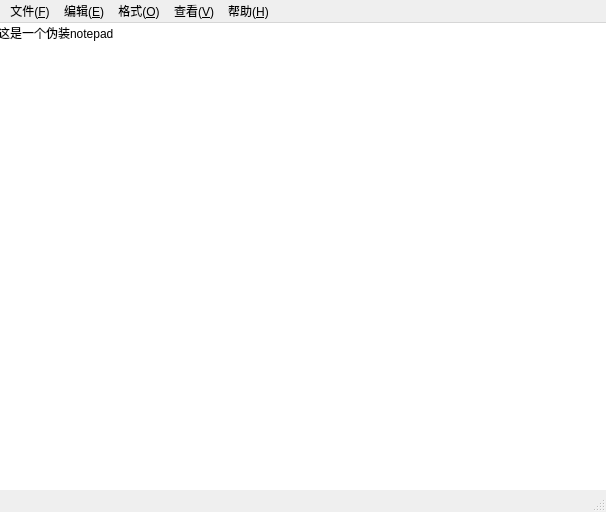
<?xml version="1.0" encoding="UTF-8"?>
<ui version="4.0">
 <class>MainWindow</class>
 <widget class="QMainWindow" name="MainWindow">
  <property name="geometry">
   <rect>
    <x>0</x>
    <y>0</y>
    <width>606</width>
    <height>512</height>
   </rect>
  </property>
  <property name="windowTitle">
   <string>记事本 BY GETF</string>
  </property>
  <property name="windowIcon">
   <iconset>
    <normaloff>image/1.ico</normaloff>image/1.ico</iconset>
  </property>
  <widget class="QWidget" name="centralWidget">
   <widget class="QTextEdit" name="textEdit">
    <property name="geometry">
     <rect>
      <x>-7</x>
      <y>-4</y>
      <width>621</width>
      <height>501</height>
     </rect>
    </property>
    <property name="html">
     <string>&lt;!DOCTYPE HTML PUBLIC &quot;-//W3C//DTD HTML 4.0//EN&quot; &quot;http://www.w3.org/TR/REC-html40/strict.dtd&quot;&gt;
&lt;html&gt;&lt;head&gt;&lt;meta name=&quot;qrichtext&quot; content=&quot;1&quot; /&gt;&lt;style type=&quot;text/css&quot;&gt;
p, li { white-space: pre-wrap; }
&lt;/style&gt;&lt;/head&gt;&lt;body style=&quot; font-family:'SimSun'; font-size:9pt; font-weight:400; font-style:normal;&quot;&gt;
&lt;p style=&quot; margin-top:0px; margin-bottom:0px; margin-left:0px; margin-right:0px; -qt-block-indent:0; text-indent:0px;&quot;&gt;这是一个伪装notepad&lt;/p&gt;
&lt;p style=&quot;-qt-paragraph-type:empty; margin-top:0px; margin-bottom:0px; margin-left:0px; margin-right:0px; -qt-block-indent:0; text-indent:0px;&quot;&gt;&lt;br /&gt;&lt;/p&gt;&lt;/body&gt;&lt;/html&gt;</string>
    </property>
   </widget>
  </widget>
  <widget class="QMenuBar" name="menuBar">
   <property name="geometry">
    <rect>
     <x>0</x>
     <y>0</y>
     <width>606</width>
     <height>26</height>
    </rect>
   </property>
   <widget class="QMenu" name="menu">
    <property name="title">
     <string>文件(&amp;F)</string>
    </property>
    <addaction name="actionNew"/>
    <addaction name="actionOpen"/>
    <addaction name="actionSave"/>
    <addaction name="actionSave_as"/>
    <addaction name="separator"/>
    <addaction name="actionSetup"/>
    <addaction name="actionPrint"/>
    <addaction name="separator"/>
    <addaction name="actionExit"/>
   </widget>
   <widget class="QMenu" name="menu_2">
    <property name="title">
     <string>编辑(&amp;E)</string>
    </property>
   </widget>
   <widget class="QMenu" name="menu1">
    <property name="title">
     <string>格式(&amp;O)</string>
    </property>
   </widget>
   <widget class="QMenu" name="menu2">
    <property name="title">
     <string>查看(&amp;V)</string>
    </property>
   </widget>
   <widget class="QMenu" name="menu3">
    <property name="title">
     <string>帮助(&amp;H)</string>
    </property>
   </widget>
   <addaction name="menu"/>
   <addaction name="menu_2"/>
   <addaction name="menu1"/>
   <addaction name="menu2"/>
   <addaction name="menu3"/>
  </widget>
  <widget class="QStatusBar" name="statusBar">
   <property name="acceptDrops">
    <bool>false</bool>
   </property>
   <property name="autoFillBackground">
    <bool>true</bool>
   </property>
  </widget>
  <action name="action1">
   <property name="text">
    <string>1</string>
   </property>
  </action>
  <action name="action2">
   <property name="text">
    <string>2</string>
   </property>
  </action>
  <action name="action3">
   <property name="text">
    <string>3</string>
   </property>
  </action>
  <action name="action4">
   <property name="text">
    <string>4</string>
   </property>
  </action>
  <action name="action1_2">
   <property name="text">
    <string>1</string>
   </property>
  </action>
  <action name="action2_2">
   <property name="text">
    <string>2</string>
   </property>
  </action>
  <action name="action3_2">
   <property name="text">
    <string>3</string>
   </property>
  </action>
  <action name="actionNew">
   <property name="text">
    <string>新建(&amp;N)</string>
   </property>
   <property name="toolTip">
    <string>新建一个文件</string>
   </property>
  </action>
  <action name="actionOpen">
   <property name="text">
    <string>打开(&amp;O)...</string>
   </property>
  </action>
  <action name="actionSave">
   <property name="checkable">
    <bool>false</bool>
   </property>
   <property name="text">
    <string>保存(&amp;S)</string>
   </property>
  </action>
  <action name="actionSave_sa">
   <property name="text">
    <string>save sa</string>
   </property>
  </action>
  <action name="actionSave_as">
   <property name="text">
    <string>另存为(&amp;A)...</string>
   </property>
  </action>
  <action name="actionSetup">
   <property name="text">
    <string>页面设置(&amp;U)...</string>
   </property>
  </action>
  <action name="actionPrint">
   <property name="text">
    <string>打印(&amp;P)...</string>
   </property>
  </action>
  <action name="actionExit">
   <property name="text">
    <string>退出(&amp;X)</string>
   </property>
  </action>
 </widget>
 <resources/>
 <connections/>
</ui>
